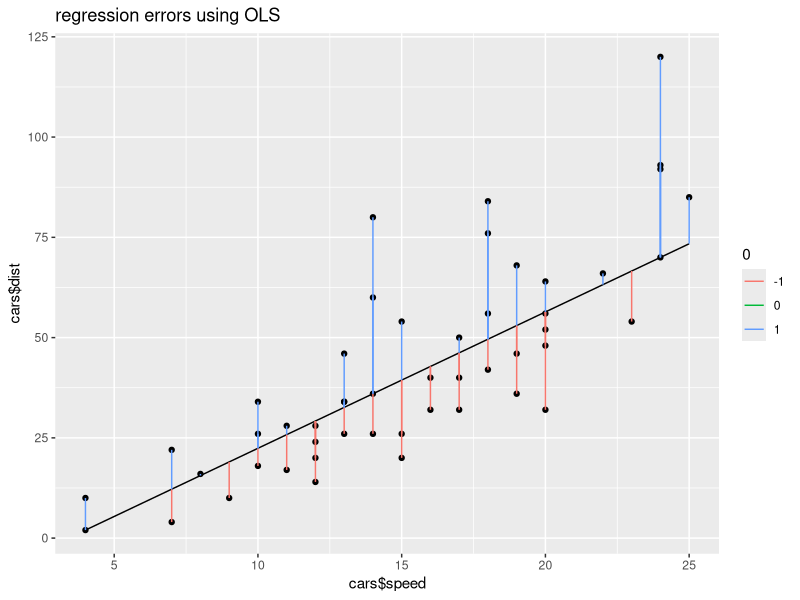
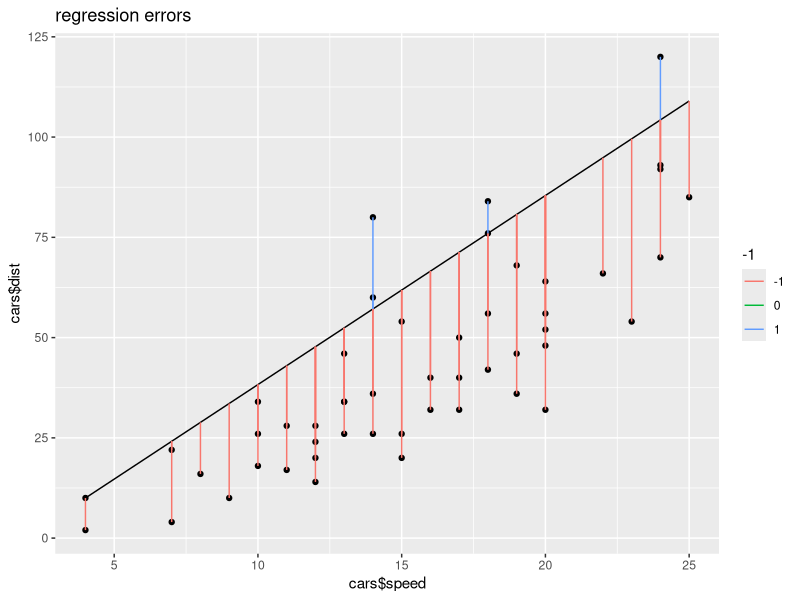
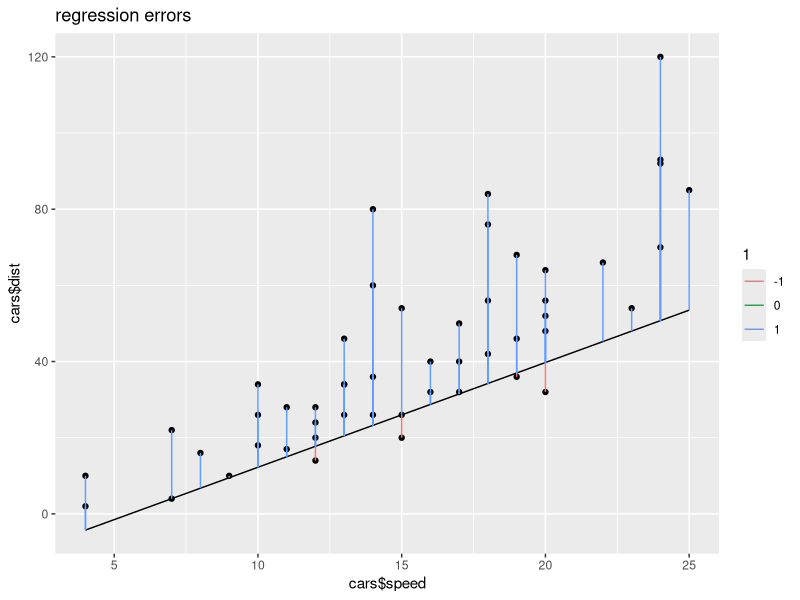

The R script that drew these images, in order:
## ---- chunk 1
library(ggplot2)
#install.packages("lme4")
library(lme4)
#install.packages("DHARMa")
# library(DHARMa)
library(quantreg)
library(dplyr)
library(ggplot2)
## ---- chunk 2
data(cars)


rq50 <- rq(dist ~ speed, data=cars, tau=0.5)
yhat<-rq50$fitted.values
color = sign(rq50$residuals)
qplot(x=cars$speed, y=cars$dist)+geom_line(y=yhat)+
       geom_segment(aes(x=cars$speed, xend=cars$speed, y=cars$dist, yend=yhat, group=as.factor(color), color=as.factor(color)))+
       labs(title="regression errors using OLS", color=color)
## ---- chunk 3
table(color)
## ---- chunk 4
rq90 <- rq(dist ~ speed, data=cars, tau=0.9)
yhat<-rq90$fitted.values
color = sign(rq90$residuals)
qplot(x=cars$speed, y=cars$dist)+geom_line(y=yhat)+
       geom_segment(aes(x=cars$speed, xend=cars$speed, y=cars$dist, yend=yhat, group=as.factor(color), color=as.factor(color)))+
       labs(title="regression errors", color=color)
## ---- chunk 5
table(color)
## ---- chunk 6
rq10 <- rq(dist ~ speed, data=cars, tau=0.1)
yhat<-rq10$fitted.values
color = sign(rq10$residuals)
qplot(x=cars$speed, y=cars$dist)+geom_line(y=yhat)+
       geom_segment(aes(x=cars$speed, xend=cars$speed, y=cars$dist, yend=yhat, group=as.factor(color), color=as.factor(color)))+
       labs(title="regression errors", color=color)
## ---- chunk 7
table(color)
